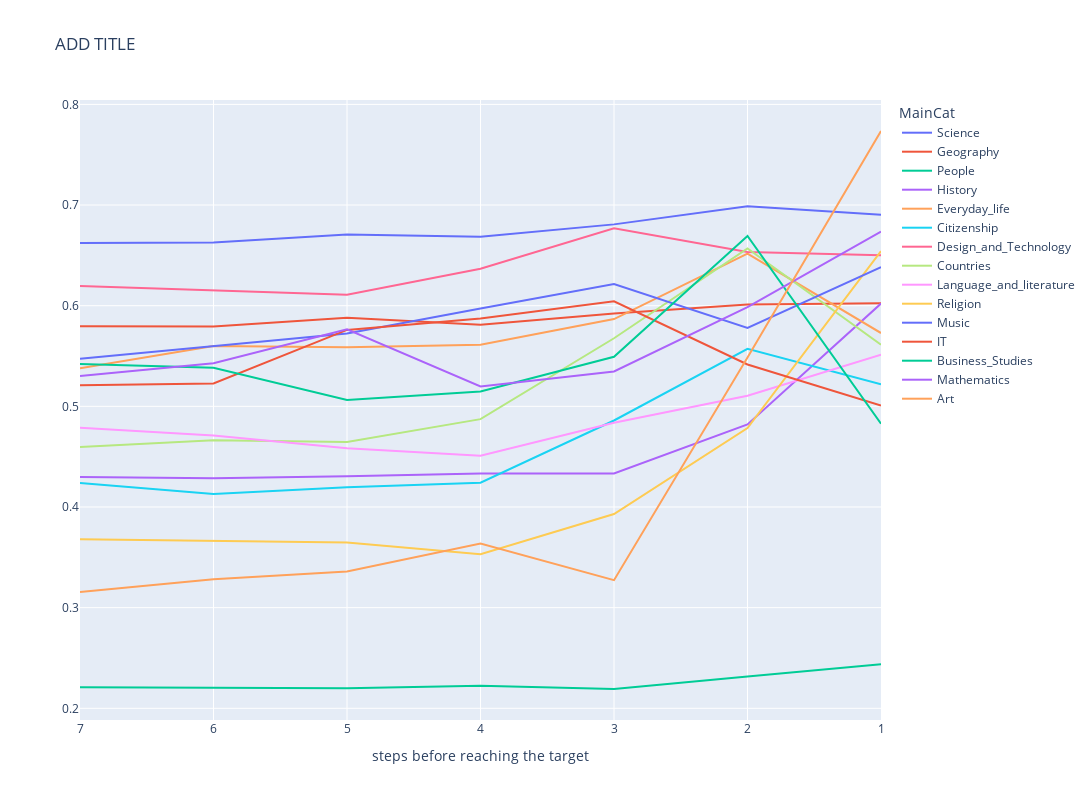

Notebook cell for this chart:
### Code cell
import plotly.express as px

# Interactive line plot
fig = px.line(all_median.T, x=all_median.T.index, y=all_median.T.columns, width=1200, height=800, title = 'ADD TITLE')
fig.update_layout(xaxis_title='steps before reaching the target', yaxis_title = '')

# Show the plot
fig.show()

### Figure 1 — Plotly figure (JSON) as saved in the notebook; plotly's stock layout.template omitted (floating-point values rounded to 4 significant figures)
{"data": [{"hovertemplate": "MainCat=Science<br>index=%{x}<br>value=%{y}<extra></extra>", "legendgroup": "Science", "line": {"color": "#636efa", "dash": "solid"}, "marker": {"symbol": "circle"}, "mode": "lines", "name": "Science", "orientation": "v", "showlegend": true, "type": "scatter", "x": ["7", "6", "5", "4", "3", "2", "1"], "xaxis": "x", "y": [0.6622, 0.6628, 0.6708, 0.6684, 0.6808, 0.6987, 0.6905], "yaxis": "y"}, {"hovertemplate": "MainCat=Geography<br>index=%{x}<br>value=%{y}<extra></extra>", "legendgroup": "Geography", "line": {"color": "#EF553B", "dash": "solid"}, "marker": {"symbol": "circle"}, "mode": "lines", "name": "Geography", "orientation": "v", "showlegend": true, "type": "scatter", "x": ["7", "6", "5", "4", "3", "2", "1"], "xaxis": "x", "y": [0.5797, 0.5794, 0.5881, 0.581, 0.5924, 0.6013, 0.6024], "yaxis": "y"}, {"hovertemplate": "MainCat=People<br>index=%{x}<br>value=%{y}<extra></extra>", "legendgroup": "People", "line": {"color": "#00cc96", "dash": "solid"}, "marker": {"symbol": "circle"}, "mode": "lines", "name": "People", "orientation": "v", "showlegend": true, "type": "scatter", "x": ["7", "6", "5", "4", "3", "2", "1"], "xaxis": "x", "y": [0.2208, 0.2207, 0.2198, 0.2224, 0.2192, 0.2315, 0.2437], "yaxis": "y"}, {"hovertemplate": "MainCat=History<br>index=%{x}<br>value=%{y}<extra></extra>", "legendgroup": "History", "line": {"color": "#ab63fa", "dash": "solid"}, "marker": {"symbol": "circle"}, "mode": "lines", "name": "History", "orientation": "v", "showlegend": true, "type": "scatter", "x": ["7", "6", "5", "4", "3", "2", "1"], "xaxis": "x", "y": [0.4298, 0.4284, 0.4306, 0.4332, 0.4333, 0.4821, 0.6021], "yaxis": "y"}, {"hovertemplate": "MainCat=Everyday_life<br>index=%{x}<br>value=%{y}<extra></extra>", "legendgroup": "Everyday_life", "line": {"color": "#FFA15A", "dash": "solid"}, "marker": {"symbol": "circle"}, "mode": "lines", "name": "Everyday_life", "orientation": "v", "showlegend": true, "type": "scatter", "x": ["7", "6", "5", "4", "3", "2", "1"], "xaxis": "x", "y": [0.5379, 0.5599, 0.5588, 0.5612, 0.5867, 0.6518, 0.5728], "yaxis": "y"}, {"hovertemplate": "MainCat=Citizenship<br>index=%{x}<br>value=%{y}<extra></extra>", "legendgroup": "Citizenship", "line": {"color": "#19d3f3", "dash": "solid"}, "marker": {"symbol": "circle"}, "mode": "lines", "name": "Citizenship", "orientation": "v", "showlegend": true, "type": "scatter", "x": ["7", "6", "5", "4", "3", "2", "1"], "xaxis": "x", "y": [0.4239, 0.4128, 0.4196, 0.4241, 0.4859, 0.5572, 0.5219], "yaxis": "y"}, {"hovertemplate": "MainCat=Design_and_Technology<br>index=%{x}<br>value=%{y}<extra></extra>", "legendgroup": "Design_and_Technology", "line": {"color": "#FF6692", "dash": "solid"}, "marker": {"symbol": "circle"}, "mode": "lines", "name": "Design_and_Technology", "orientation": "v", "showlegend": true, "type": "scatter", "x": ["7", "6", "5", "4", "3", "2", "1"], "xaxis": "x", "y": [0.6195, 0.6154, 0.6108, 0.6368, 0.6768, 0.6534, 0.6501], "yaxis": "y"}, {"hovertemplate": "MainCat=Countries<br>index=%{x}<br>value=%{y}<extra></extra>", "legendgroup": "Countries", "line": {"color": "#B6E880", "dash": "solid"}, "marker": {"symbol": "circle"}, "mode": "lines", "name": "Countries", "orientation": "v", "showlegend": true, "type": "scatter", "x": ["7", "6", "5", "4", "3", "2", "1"], "xaxis": "x", "y": [0.4596, 0.4664, 0.4645, 0.4873, 0.5676, 0.6569, 0.5611], "yaxis": "y"}, {"hovertemplate": "MainCat=Language_and_literature<br>index=%{x}<br>value=%{y}<extra></extra>", "legendgroup": "Language_and_literature", "line": {"color": "#FF97FF", "dash": "solid"}, "marker": {"symbol": "circle"}, "mode": "lines", "name": "Language_and_literature", "orientation": "v", "showlegend": true, "type": "scatter", "x": ["7", "6", "5", "4", "3", "2", "1"], "xaxis": "x", "y": [0.4787, 0.471, 0.4583, 0.4508, 0.4837, 0.5106, 0.5512], "yaxis": "y"}, {"hovertemplate": "MainCat=Religion<br>index=%{x}<br>value=%{y}<extra></extra>", "legendgroup": "Religion", "line": {"color": "#FECB52", "dash": "solid"}, "marker": {"symbol": "circle"}, "mode": "lines", "name": "Religion", "orientation": "v", "showlegend": true, "type": "scatter", "x": ["7", "6", "5", "4", "3", "2", "1"], "xaxis": "x", "y": [0.368, 0.3666, 0.3647, 0.353, 0.393, 0.4784, 0.6542], "yaxis": "y"}, {"hovertemplate": "MainCat=Music<br>index=%{x}<br>value=%{y}<extra></extra>", "legendgroup": "Music", "line": {"color": "#636efa", "dash": "solid"}, "marker": {"symbol": "circle"}, "mode": "lines", "name": "Music", "orientation": "v", "showlegend": true, "type": "scatter", "x": ["7", "6", "5", "4", "3", "2", "1"], "xaxis": "x", "y": [0.5474, 0.5596, 0.5723, 0.5972, 0.6216, 0.5779, 0.6384], "yaxis": "y"}, {"hovertemplate": "MainCat=IT<br>index=%{x}<br>value=%{y}<extra></extra>", "legendgroup": "IT", "line": {"color": "#EF553B", "dash": "solid"}, "marker": {"symbol": "circle"}, "mode": "lines", "name": "IT", "orientation": "v", "showlegend": true, "type": "scatter", "x": ["7", "6", "5", "4", "3", "2", "1"], "xaxis": "x", "y": [0.521, 0.5227, 0.5759, 0.5873, 0.6043, 0.5416, 0.5009], "yaxis": "y"}, {"hovertemplate": "MainCat=Business_Studies<br>index=%{x}<br>value=%{y}<extra></extra>", "legendgroup": "Business_Studies", "line": {"color": "#00cc96", "dash": "solid"}, "marker": {"symbol": "circle"}, "mode": "lines", "name": "Business_Studies", "orientation": "v", "showlegend": true, "type": "scatter", "x": ["7", "6", "5", "4", "3", "2", "1"], "xaxis": "x", "y": [0.5421, 0.5384, 0.5062, 0.5147, 0.5493, 0.6693, 0.4827], "yaxis": "y"}, {"hovertemplate": "MainCat=Mathematics<br>index=%{x}<br>value=%{y}<extra></extra>", "legendgroup": "Mathematics", "line": {"color": "#ab63fa", "dash": "solid"}, "marker": {"symbol": "circle"}, "mode": "lines", "name": "Mathematics", "orientation": "v", "showlegend": true, "type": "scatter", "x": ["7", "6", "5", "4", "3", "2", "1"], "xaxis": "x", "y": [0.5302, 0.5428, 0.5765, 0.5198, 0.5347, 0.5985, 0.6735], "yaxis": "y"}, {"hovertemplate": "MainCat=Art<br>index=%{x}<br>value=%{y}<extra></extra>", "legendgroup": "Art", "line": {"color": "#FFA15A", "dash": "solid"}, "marker": {"symbol": "circle"}, "mode": "lines", "name": "Art", "orientation": "v", "showlegend": true, "type": "scatter", "x": ["7", "6", "5", "4", "3", "2", "1"], "xaxis": "x", "y": [0.3155, 0.3282, 0.336, 0.3637, 0.3273, 0.5485, 0.7736], "yaxis": "y"}], "layout": {"height": 800, "legend": {"title": {"text": "MainCat"}, "tracegroupgap": 0}, "title": {"text": "ADD TITLE"}, "width": 1200, "xaxis": {"anchor": "y", "domain": [0, 1], "title": {"text": "steps before reaching the target"}}, "yaxis": {"anchor": "x", "domain": [0, 1], "title": {"text": ""}}}}
